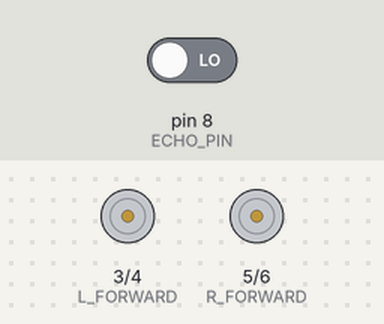
This program was run on a simulated Arduino Mega 2560, built with avr-gcc and run on an emulated ATmega2560. Shown: motor-driver pin pairs drawn as motors (green arrow = first pin HIGH = forward, orange = second pin HIGH = backward, longer = more drive, scaled by the enable pin). Inputs (shaded band) come from the test bench; at power-on: pin 8 (ECHO_PIN) LOW.

Above: at 0.1 s.
At 1.1 s:
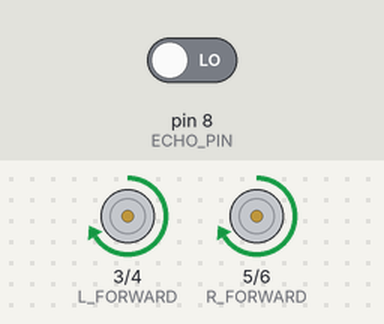
Timing chart, 0 to 2.6 s (numbered marks = the images above):
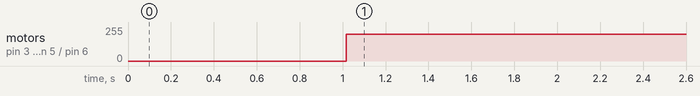

The program:

main.cpp
```cpp
#include <Arduino.h>
#include <IRremote.h>
#include <Arduino_FreeRTOS.h>
#include <event_groups.h>


#define   L_SPEED           2 // ENA
#define   L_FORWARD         3
#define   L_REVERSE         4

#define   R_FORWARD         5
#define   R_REVERSE         6
#define   R_SPEED           7  // ENB

#define   ECHO_PIN          8
#define   TRIG_PIN          9

uint32_t g_speed = 200;


uint32_t g_distance;

TaskHandle_t h_distancetask = NULL;

void vDistanceTask( void* p );

void setup() {
  Serial.begin(9600);

 // pinMode(LED_BUILTIN, OUTPUT);

  pinMode(TRIG_PIN, OUTPUT);
  pinMode(ECHO_PIN, INPUT);

  pinMode(L_SPEED, OUTPUT);
  pinMode(L_FORWARD, OUTPUT);
  pinMode(L_REVERSE, OUTPUT);

  pinMode(R_SPEED, OUTPUT);
  pinMode(R_FORWARD, OUTPUT);
  pinMode(R_REVERSE, OUTPUT);

  digitalWrite(TRIG_PIN, LOW);

  digitalWrite(L_FORWARD, LOW);
  digitalWrite(L_REVERSE, LOW);

  digitalWrite(R_FORWARD, LOW);
  digitalWrite(R_REVERSE, LOW);

  analogWrite(L_SPEED, g_speed);
  analogWrite(R_SPEED, g_speed);


  xTaskCreate( vDistanceTask, "DistanceTask", 256, NULL, tskIDLE_PRIORITY+1, &h_distancetask );

  vTaskStartScheduler();

} void loop() {}


void vDistanceTask( void* p ){
  while(1) {
    digitalWrite(TRIG_PIN, HIGH);
    vTaskDelay(1);
    digitalWrite(TRIG_PIN, LOW);
    int dist = pulseIn(ECHO_PIN, HIGH);
    g_distance = (dist*0.0172);

    if(g_distance < 100) {
     // digitalWrite(LED_BUILTIN, HIGH);
      digitalWrite(L_FORWARD, HIGH);
      digitalWrite(R_FORWARD, HIGH);
    } else {
    //  digitalWrite(LED_BUILTIN, LOW);
      digitalWrite(L_FORWARD, LOW);
      digitalWrite(R_FORWARD, LOW);
    }
    vTaskDelay(10);
  }
}
```

Measured:
- by itself, motor on pin 3 (L_FORWARD) / pin 4 (L_REVERSE), motor on pin 5 (R_FORWARD) / pin 6 (R_REVERSE): stopped → forward 200/255 at 1.0 s
